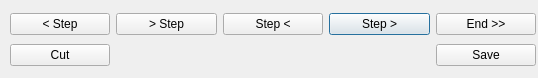
<?xml version="1.0" encoding="UTF-8"?>
<ui version="4.0">
 <class>CutterDialog_class</class>
 <widget class="QDialog" name="CutterDialog_class">
  <property name="geometry">
   <rect>
    <x>0</x>
    <y>0</y>
    <width>538</width>
    <height>78</height>
   </rect>
  </property>
  <property name="windowTitle">
   <string>Cut Desk</string>
  </property>
  <widget class="QWidget" name="gridLayoutWidget">
   <property name="geometry">
    <rect>
     <x>10</x>
     <y>10</y>
     <width>526</width>
     <height>60</height>
    </rect>
   </property>
   <layout class="QGridLayout" name="gridLayout">
    <item row="0" column="4">
     <widget class="QPushButton" name="pb_back_right">
      <property name="text">
       <string>Step &gt;</string>
      </property>
     </widget>
    </item>
    <item row="0" column="2">
     <widget class="QPushButton" name="pb_front_right">
      <property name="text">
       <string>&gt; Step</string>
      </property>
     </widget>
    </item>
    <item row="0" column="3">
     <widget class="QPushButton" name="pB_back_left">
      <property name="text">
       <string>Step &lt;</string>
      </property>
     </widget>
    </item>
    <item row="0" column="0">
     <widget class="QPushButton" name="pb_front_left">
      <property name="text">
       <string>&lt; Step</string>
      </property>
     </widget>
    </item>
    <item row="1" column="0">
     <widget class="QPushButton" name="pB_Cut">
      <property name="text">
       <string>Cut</string>
      </property>
     </widget>
    </item>
    <item row="0" column="5">
     <widget class="QPushButton" name="pB_goto_end">
      <property name="text">
       <string>End &gt;&gt;</string>
      </property>
     </widget>
    </item>
    <item row="1" column="5">
     <widget class="QPushButton" name="pB_Save">
      <property name="text">
       <string>Save</string>
      </property>
     </widget>
    </item>
   </layout>
  </widget>
 </widget>
 <resources/>
 <connections/>
</ui>
